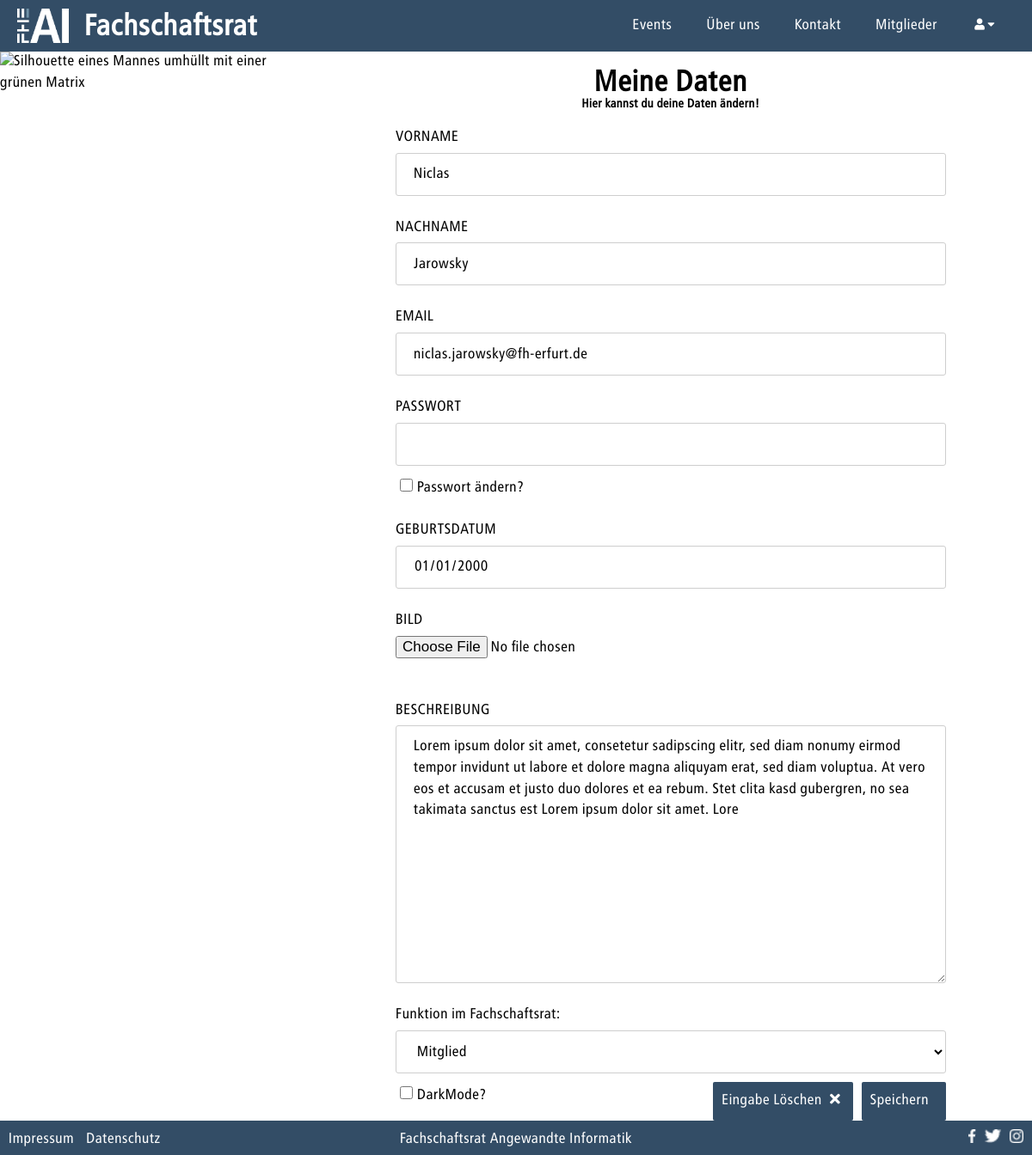
Page /index.php/?c=user&a=profil (signed in) on the committed database.
### tables this page shows
CREATE TABLE IF NOT EXISTS `USER` (
  `ID` INT NOT NULL AUTO_INCREMENT,
  `CREATED_AT` TIMESTAMP NOT NULL DEFAULT CURRENT_TIMESTAMP,
  `UPDATED_AT` TIMESTAMP NULL DEFAULT NULL ON UPDATE CURRENT_TIMESTAMP,
  `FIRSTNAME` VARCHAR(21) NOT NULL,
  `LASTNAME` VARCHAR(24) NOT NULL,
  `DATE_OF_BIRTH` DATE NOT NULL,
  `DESCRIPTION` TEXT NULL,
  `PICTURE` VARCHAR(28) NULL,
  `EMAIL` VARCHAR(62) NOT NULL,
  `PASSWORD` VARCHAR(60) NOT NULL,
  `ROLE_ID` INT NOT NULL,
  PRIMARY KEY (`ID`),
  INDEX `fk_USER_ROLE1_idx` (`ROLE_ID` ASC),
  UNIQUE INDEX `EMAIL_UNIQUE` (`EMAIL` ASC),
  CONSTRAINT `fk_USER_ROLE1`
    FOREIGN KEY (`ROLE_ID`)
    REFERENCES `ROLE` (`ID`)
    ON DELETE NO ACTION
    ON UPDATE NO ACTION);

### models/user.class.php (called while the page is built, shortened)
<?php
class User extends BaseModel
{
    public static function findUserBySessionUserID(){
        if(isset($_SESSION['loggedIn']) && $_SESSION['loggedIn'] == true) {
            $where = 'ID = ' . $_SESSION['userId'];
            return self::findOne($where);
        }else{
            return null;
        }
    }
    public static function checkUserPermissionForPage($roleIdWithPermission){
        $user = User::findUserBySessionUserID();
        if($user  != null) {
            if (is_array($roleIdWithPermission)) {
                foreach ($roleIdWithPermission as $index) {
                    if ($user['ROLE_ID'] == $index) {
                        return true;
                    }
                }
            } else {
                if ($user['ROLE_ID'] == $roleIdWithPermission) {
                    return true;
                }
            }
        }
        return false;
    }
    public static function generateUserProfilInformations(){
        if(isset($_GET['userId'])){
            $accessUser = role::ADMIN;
            $where = 'ID = ' . $_GET['userId'];
            $user = User::findOne($where);
            $userRole = role::ADMIN;
            $userInformation = '&userId='.$_GET['userId'];
            $title = 'Nutzer Ändern';
            $colorModeChecked = '';
            $action = 'userManagement';
            $pageTopic = self::getFullName($user['FIRSTNAME'], $user['LASTNAME']);
            $pageSubTopic = '';
        }else{
            $accessUser = [role::ADMIN, role::MEMBER, role::USER];
            $where = 'ID = ' . $_SESSION['userId'];
            $user = User::findOne($where);
            $userRole = $user['ROLE_ID'];
            $userInformation = '';
            $title = 'Profil';
            $pageTopic = 'Meine Daten';
            $pageSubTopic = 'Hier kannst du deine Daten ändern!';
            if (isset($_COOKIE['colorMode']) && $_COOKIE['colorMode'] == true) {
                $colorModeChecked = 'checked';
            }else{
                $colorModeChecked = '';
            }
            $action = 'profil';
        }
        $errorMessage = '';
        $userFunction =\FSR_AI\MemberHistory::generateActualMemberHistory($user['ID'])['FUNCTION_FSR_ID'];
        $allRoles = Role::find();
        $allFunctions = Function_FSR::find();
        return $paramsInformations = [
            'userProfil'        => $user,
            'accessUser'        => $accessUser,
            'userRole'          => $userRole,
            'userInformation'   => $userInformation,
            'title'             => $title,
            'colorModeChecked'  => $colorModeChecked,
            'errorMessage'      => $errorMessage,
            'userFunction'      => $userFunction,
            'allRoles'          => $allRoles,
            'allFunctions'      => $allFunctions,
            'pageTopic'         => $pageTopic,
            'pageSubTopic'      => $pageSubTopic,
            'action'            => $action
        ];
    }
}

### models/baseModel.class.php (called while the page is built, shortened)
<?php
abstract class BaseModel{
    public static function tablename(){
        $class = get_called_class();
        if(defined($class.'::TABLENAME')) {
            return $class::TABLENAME;
        }
        return null;
    }
    public static function find($where = '', $viewName = null, $orderBy = ''){
        $db  = $GLOBALS['db'];
        $result = null;
        try {
            if(!$viewName) {
               $viewName = self::tablename();
            }
            $sql = 'SELECT * FROM ' . $viewName;
            $sql .= ' '.$orderBy;
            $result = $db->query($sql)->fetchAll();
        }
        catch(PDOException $e) {
            $message = 'Select statment failed: ' . $e->getMessage();
            error_to_logFile($message);
            die($message);
        }
        return $result;
    }
    public static function findOne($where = ''){
        $db  = $GLOBALS['db'];
        $result = null;
        try{
            $sql = 'SELECT * FROM ' . self::tablename();
            if(!empty($where)){
                $sql .= ' WHERE ' . $where .  ';';
            }
            $result = $db->query($sql)->fetch();
        }
        catch(PDOException $e){
            $message = 'Select statment failed: ' . $e->getMessage();
            error_to_logFile($message);
            die($message);
        }
        return $result;
    }
}

### controller/user_controller.php (called while the page is built, shortened)
<?php
class UserController extends Controller{
    public function actionProfil(){
        $userProfilInformations = User::generateUserProfilInformations();
        User::checkUserPermissionForPage($userProfilInformations['accessUser']);
    }
}

### models/memberHistory.class.php (called while the page is built, shortened)
<?php
class MemberHistory extends BaseModel{
    public static function generateActualMemberHistory($userID){
        return self::findOne('MEMBER_ID = '. $userID . ' and END_DATE is null');
    }
}

### views/pages/profil.php (the view, shortened to what this page needs)
<div class="SitePicture" id="fadeInImg">
    <img class="center" src="<?=PAGE_IMAGE_PATH.'matrix.jpg'?>" alt = "Silhouette  eines Mannes umhüllt mit einer grünen Matrix">
</div>
<div class="Content" id="fadeIn">
    <form autocomplete= "off" action="?c=user&a=profil<?=$userInformation?>" method="post" enctype="multipart/form-data" >
        <h1><?=$pageTopic?></h1>
        <h5><?=$pageSubTopic?></h5>
        <div class="input">
            <label for="firstnameProfil">VORNAME </label>
            <input type = "text" id="firstnameProfil" name="firstnameProfil" required
               value = "<?=isset($_POST['firstnameProfil']) ? htmlspecialchars($_POST['firstnameProfil']) : htmlspecialchars($userProfil['FIRSTNAME'])?>">
        </div>
        <div class="input">
            <label for="lastnameProfil">NACHNAME </label>
            <input type = "text" id="lastnameProfil" name="lastnameProfil" required
               value = "<?=isset($_POST['lastnameProfil']) ? htmlspecialchars($_POST['lastnameProfil']) : htmlspecialchars($userProfil['LASTNAME'])?>">
        </div>
        <div class="input">
            <label for="emailProfil">EMAIL </label>
            <input type = "email" id="emailProfil" name="emailProfil"
               value = "<?=isset($_POST['emailProfil']) ? htmlspecialchars($_POST['emailProfil']) : htmlspecialchars($userProfil['EMAIL'])?>">
        </div>
        <? if($userProfil['ID'] === $_SESSION['userId']){?>
        <div class="input">
            <label for="passwordProfil">PASSWORT </label>
            <input type = "password" id="passwordProfil" name="passwordProfil">
        </div>
        <div class="checkBox">
            <input type="checkbox" name="changePasswordCheckbox" id="changePasswordCheckbox">
            <label for="changePasswordCheckbox">Passwort ändern? </label>
        </div>
        <? } ?>
        <div class="input">
            <label for="dateOfBirthProfil">GEBURTSDATUM </label>
            <input type = "date" id="dateOfBirthProfil" name="dateOfBirthProfil"
               value = "<?=isset($_POST['dateOfBirthProfil']) ? htmlspecialchars($_POST['dateOfBirthProfil']) : htmlspecialchars($userProfil['DATE_OF_BIRTH'])?>">
        </div>
        <? if($userRole == role::ADMIN ||  $userRole == role::MEMBER){ ?>
        <div class="input">
            <label for="pictureProfil">BILD </label>
            <input type = "file"  accept=".jpg, .jpeg, .png" id="pictureProfil" name="pictureProfil">
        </div>
        <div class="input">
            <label for="descriptionProfil">BESCHREIBUNG  </label>
            <textarea name="descriptionProfil" id="descriptionProfil" cols="44" rows="5"><?=isset($_POST['descriptionProfil']) ? htmlspecialchars($_POST['descriptionProfil']) : htmlspecialchars($userProfil['DESCRIPTION'])?></textarea>
        </div>
        <? } ?>
        <? if($userRole == role::ADMIN){?>
            <div class="input">
                <label for="functionFSRProfil">Funktion im Fachschaftsrat:</label><br>
                <select name="functionFSRProfil" id="functionFSRProfil">
                    <? foreach ($allFunctions as $function) { ?>
                    <option value= <?=$function['ID']?> <?=($userFunction == $function['ID']) ? 'selected' : ''?> ><?=$function['NAME']?></option>
                    <? } ?>
                </select>
            </div>
        <? } ?>
        <? if($userProfil['ID'] === $_SESSION['userId']){?>
        <div class="checkBox">
            <input type="checkbox" name="colorCheckbox" id="colorCheckbox" <?=$colorModeChecked?> >
            <label for="colorCheckbox">DarkMode? </label>
        </div>
        <? } ?>
        <button type="submit" name="submitProfil" id="submitProfil">Speichern<i class="fa fa-floppy-o" aria-hidden="true"></i></button>
        <button type="reset"> Eingabe Löschen <i class="fa fa-times" aria-hidden="true"></i> </button>
    </form>
</div>

### rows in the picture
user: firstnameProfil "Niclas", lastnameProfil "Jarowsky", emailProfil "niclas.jarowsky@fh-erfurt.de", dateOfBirthProfil "01/01/2000", descriptionProfil "Lorem ipsum dolor sit amet, consetetur sadipscing elitr, sed diam nonumy eirmod tempor invidunt ut labore et dolore magna aliquyam erat, sed diam voluptua. At vero eos et accusam et justo duo dolores et ea rebum. Stet clita kasd gubergren, no sea takimata sanctus est Lorem ipsum dolor sit amet. Lore"

### other values in the picture
$pageTopic "Meine Daten"
$pageSubTopic "Hier kannst du deine Daten ändern!"
form field functionFSRProfil "Mitglied"
